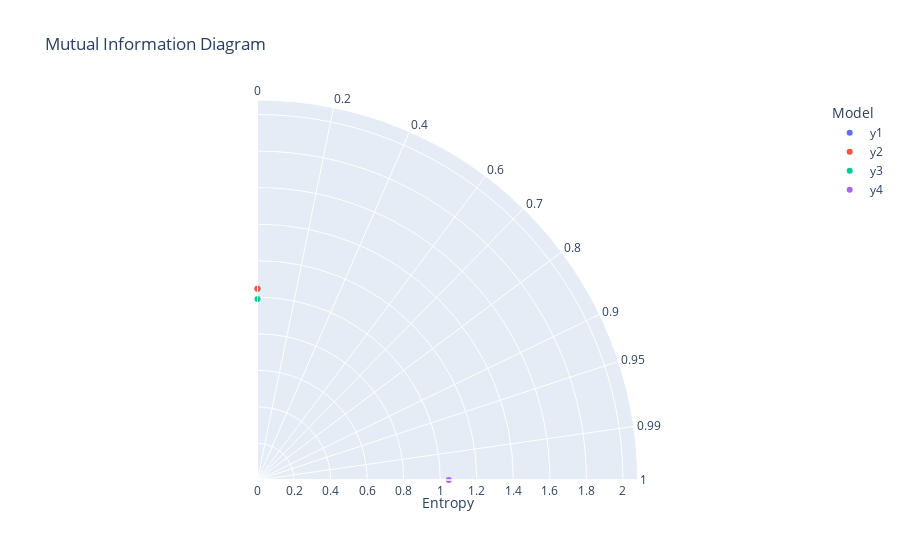

Notebook code for this chart:
### Code cell
chart_mi_res = chart_create_mid(df_mi_res, string_ref_model, string_type=string_type_mid)
chart_mi_res.show()

### Figure 1 — Plotly figure (JSON) as saved in the notebook; plotly's stock layout.template omitted (floating-point values rounded to 4 significant figures)
{"data": [{"hovertemplate": "Model=y1<br>Root_Entropy=%{r}<br>Angle_NMI=%{theta}<extra></extra>", "legendgroup": "y1", "marker": {"color": "#636efa", "symbol": "circle"}, "mode": "markers", "name": "y1", "r": [1.047], "showlegend": true, "subplot": "polar", "theta": [90], "type": "scatterpolar"}, {"hovertemplate": "Model=y2<br>Root_Entropy=%{r}<br>Angle_NMI=%{theta}<extra></extra>", "legendgroup": "y2", "marker": {"color": "#EF553B", "symbol": "circle"}, "mode": "markers", "name": "y2", "r": [1.047], "showlegend": true, "subplot": "polar", "theta": [90], "type": "scatterpolar"}, {"hovertemplate": "Model=y3<br>Root_Entropy=%{r}<br>Angle_NMI=%{theta}<extra></extra>", "legendgroup": "y3", "marker": {"color": "#00cc96", "symbol": "circle"}, "mode": "markers", "name": "y3", "r": [0.991], "showlegend": true, "subplot": "polar", "theta": [90], "type": "scatterpolar"}, {"hovertemplate": "Model=y4<br>Root_Entropy=%{r}<br>Angle_NMI=%{theta}<extra></extra>", "legendgroup": "y4", "marker": {"color": "#ab63fa", "symbol": "circle"}, "mode": "markers", "name": "y4", "r": [1.047], "showlegend": true, "subplot": "polar", "theta": [0], "type": "scatterpolar"}], "layout": {"autosize": true, "legend": {"title": {"text": "Model"}, "tracegroupgap": 0}, "polar": {"angularaxis": {"direction": "counterclockwise", "rotation": 0, "ticktext": [0, 0.2, 0.4, 0.6, 0.7, 0.8, 0.9, 0.95, 0.99, 1], "tickvals": [90, 78.46, 66.42, 53.13, 45.57, 36.87, 25.84, 18.19, 8.11, 0], "type": "linear"}, "domain": {"x": [0, 1], "y": [0, 1]}, "radialaxis": {"autorange": false, "range": [0, 2.08], "title": {"text": "Entropy"}, "type": "linear"}, "sector": [0, 90]}, "title": {"text": "Mutual Information Diagram"}}}
